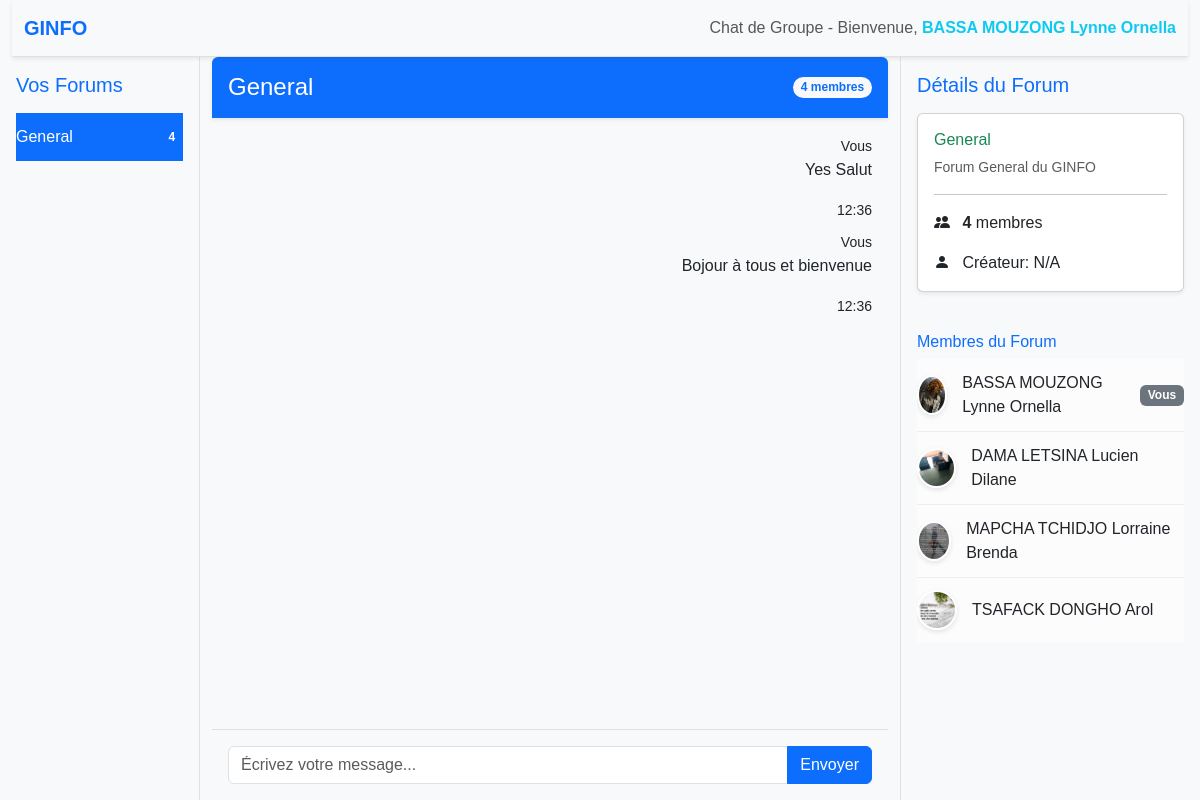
Screenshot of /forum/chat/1/ (signed in) with the database file from the repository.
### Etudiants/models.py (models this page shows, shortened)
class Etudiant(AbstractBaseUser,PermissionsMixin):
    matricule=models.CharField(max_length=10,unique=True,verbose_name="identifiant")
    nom=models.CharField(max_length=255,verbose_name="nom")
    prenom=models.CharField(max_length=255,verbose_name="prenom")
    password = models.CharField(max_length=10,verbose_name="mot de passe")
    annee=models.CharField(max_length=4,verbose_name="annee d'inscription",default=0)
    niveau=models.CharField(max_length=9,default=0,verbose_name="niveau")
    filiere =models.CharField(max_length=4,verbose_name="filiere",default=0)
    profil=models.CharField(max_length=255,verbose_name="profil")
    is_active = models.BooleanField(default=True)
    is_admin = models.BooleanField(default=False)
    is_staff= models.BooleanField(default=False)
    is_superuser = models.BooleanField(default=False)
    objects=EtudiantManager()
    USERNAME_FIELD="matricule"
    REQUIRED_FIELDS = ["password"]
    forums = models.ManyToManyField(
        'forum.Forum',  # <-- Référence le modèle Forum par son label d'application et son nom
        related_name='inscrit',
        blank=True,
        verbose_name="Forums d'appartenance"
    )
    class Meta:
        verbose_name = "Etudiant"
        verbose_name_plural = "Etudiants"
        ordering = ['nom', 'prenom']
    def get_full_name(self):
        return f"{self.nom} {self.prenom}"

### forum/models.py (models this page shows, shortened)
class Forum(models.Model):
    nom = models.CharField(max_length=15, unique=True, verbose_name="nom_forum")
    description = models.TextField(max_length=200, verbose_name="description_forum")
    profil = models.CharField(max_length=100, verbose_name="profil_forum")
    createur = models.ForeignKey(
        'Etudiants.Etudiant',
        on_delete=models.SET_NULL,
        related_name="forums_crees",
        null=True,
        blank=True,
        verbose_name="createur_forum"
    )
    membres = models.ManyToManyField(Etudiant, related_name='forums_rejoints', blank=True)
    class Meta:
        verbose_name = "Forum"
        verbose_name_plural = "Forums"
        ordering = ['nom']
    @property
    def nombre_membres(self):
        return self.membres.count()

### chat/models.py (models this page shows, shortened)
class MessageForum(models.Model):
    forum = models.ForeignKey(Forum, on_delete=models.CASCADE, related_name='messages')
    auteur = models.ForeignKey(Etudiant, on_delete=models.CASCADE)
    contenu = models.TextField()
    date_envoi = models.DateTimeField(auto_now_add=True)
    class Meta:
        ordering = ['date_envoi']  # Afficher les messages du plus ancien au plus récent

### forum/views.py (the view, shortened to what this page needs)
@login_required
def chat_room_view(request, forum_id):
    forum = get_object_or_404(Forum, id=forum_id)
    user = request.user
    messages = MessageForum.objects.filter(forum=forum).order_by('date_envoi')
    user_forums=[]
    if user.forums.filter(id=forum_id).exists():
       user_forums.append(forum) # Renommé pour clarté
    context = {
        'forum': forum,
        'messages': messages,
        'current_user_id': request.user.id,
        'user_forums': user_forums # Renommé pour clarté
    }
    return render(request, 'chat/chatforum.html', context)

### chat/templates/chat/chatforum.html (shortened to what this page needs)
{% load static %}
{% load my_filters%}
<!DOCTYPE html>
<html lang="fr">
<head>
    <link href="https://cdn.jsdelivr.net/npm/bootstrap@5.3.0/dist/css/bootstrap.min.css" rel="stylesheet">
    <link rel="stylesheet" href="{% static 'chat/css/chatgroup.css' %}">
</head>
<body>
    <div class="container-fluid d-flex flex-column h-100">
        <nav class="navbar navbar-expand-lg navbar-light bg-light border-bottom shadow-sm">
            <div class="container-fluid">
                <a class="navbar-brand text-primary fw-bold" href="#">GINFO</a>
                <span class="navbar-text ms-auto d-none d-md-block">
                    Chat de Groupe - Bienvenue, <strong class="text-info">{{ user.get_full_name|default:"Invité" }}</strong>
                </span>
            </div>
        </nav>
        <div class="row flex-grow-1 overflow-hidden">
            <div class="col-md-3 col-lg-2 bg-light border-end p-3 d-flex flex-column" id="forum-list-col">
                <h5 class="mb-3 text-primary">Vos Forums</h5>
                <ul class="list-group list-group-flush flex-grow-1 overflow-auto">
                    {% for f in user_forums %}
                        <a href="{% url 'chat_room' f.id %}" class="list-group-item list-group-item-action {% if forum and f.id == forum.id %}active{% endif %}">
                            {{ f.nom }} <span class="badge bg-primary rounded-pill ms-auto">{{ f.nombre_membres }}</span>
                        </a>
                    {% empty %}
                        <li class="list-group-item text-muted">Aucun forum rejoint.</li>
                    {% endfor %}
                </ul>
            </div>
            <div class="col-md-6 col-lg-7 d-flex flex-column chat-container">
                {% if forum %}
                    <div class="chat-header bg-primary text-white p-3 d-flex align-items-center justify-content-between rounded-top shadow-sm">
                        <h4 class="mb-0">{{ forum.nom }}</h4>
                        <span class="badge bg-light text-primary rounded-pill">{{ forum.nombre_membres }} membres</span>
                    </div>
                    <div class="chat-messages flex-grow-1 overflow-auto p-3" data-forum-id="{{ forum.id }}">
                        {% for message in messages %}
                            <div class="message {% if message.auteur.id == current_user_id %}sent text-end{% else %}received{% endif %} mb-2" data-message-id="{{ message.id }}">
                                <span class="sender-name"><small>{% if message.auteur.id == current_user_id %}Vous{% else %}{{ message.auteur.nom|first_word_capitalized }}{% endif %}</small></span>
                                <p class="message-content">{{ message.contenu }}</p>
                                <small class="message-time">{{ message.date_envoi|date:"H:i" }}</small>
                            </div>
                        {% empty %}
                            <p class="text-center text-muted">Aucun message pour l'instant. Soyez le premier à parler !</p>
                        {% endfor %}
                    </div>
                        {% if forum %}
                    <div class="chat-input p-3 bg-light border-top rounded-bottom">
                        <form action="{% url 'chat_room' forum.id %}" method="post">
                            {% endif %}
                        <div class="input-group">
                            <input type="textarea" id="messageInput" class="form-control" placeholder="Écrivez votre message..." name="message" required>
                            <input type="submit" class="btn btn-primary" id="sendMessageBtn" value="Envoyer">
                        </div></form>
                    </div>
                {% else %}
                    <div class="d-flex flex-column justify-content-center align-items-center h-100">
                        <h3 class="text-muted">Bienvenue dans le chat !</h3>
                        <p class="text-muted">Veuillez sélectionner un forum à gauche pour commencer à discuter.</p>
                    </div>
                {% endif %}
            </div>
            <div class="col-md-3 col-lg-3 bg-light border-start p-3 d-flex flex-column" id="forum-info-col">
                {% if forum %}
                    <h5 class="mb-3 text-primary">Détails du Forum</h5>
                    <div class="card shadow-sm mb-3">
                        <div class="card-body">
                            <h6 class="card-title text-success">{{ forum.nom }}</h6>
                            <p class="card-text text-muted small">{{ forum.description }}</p>
                            <hr>
                            <p class="card-text">
                                <i class="bi bi-people-fill me-2"></i>
                                <span class="fw-bold">{{ forum.nombre_membres }}</span> membres
                            </p>
                            <p class="card-text">
                                <i class="bi bi-person-fill me-2"></i>
                                Créateur: {{ forum.createur.get_full_name|default:"N/A" }}
                            </p>
                        </div>
                    </div>
                    <h6 class="mt-4 mb-2 text-primary">Membres du Forum</h6>
                    <ul class="list-group list-group-flush overflow-auto flex-grow-1">
                        {% for membre in forum.membres.all %}
                            <li class="list-group-item d-flex align-items-center">
                                <img src="{% static 'geinfo/img/profils/'%}{{membre.profil}}" alt="Avatar" class="profile-img">
                                {{ membre.get_full_name }}
                                {% if membre.id == user.id %}
                                    <span class="badge bg-secondary ms-auto">Vous</span>
                                {% endif %}
                            </li>
                        {% empty %}
                            <li class="list-group-item text-muted">Aucun membre.</li>
                        {% endfor %}
                    </ul>
                {% else %}
                    <div class="text-center text-muted">
                        <p class="mt-5">Sélectionnez un forum pour voir ses informations.</p>
                    </div>
                {% endif %}
            </div>
        </div>
    </div>
    <link rel="stylesheet" href="https://cdn.jsdelivr.net/npm/bootstrap-icons@1.10.5/font/bootstrap-icons.css">
</html>

### chat/static/chat/css/chatgroup.css (style rules this page uses)
:root { --nexus-bg-light: #f8f9fa; --nexus-bg-white: #ffffff; --nexus-border-color: #dee2e6; --nexus-primary: #007bff; --nexus-text-muted: #6c757d; --nexus-active-bg: #e9ecef; }
html, body { height: 100%; margin: 0; font-family: Arial, sans-serif; background-color: var(--nexus-bg-light); }
.navbar { z-index: 1020; box-shadow: 0 2px 4px rgba(0,0,0,.04); }

### chat/templates/chat/chatforum.html (style rules this page uses)
.list-group-item { background-color: rgba(255, 255, 255, 0.6); border: none; padding: 12px 0; display: flex; align-items: center; border-bottom: 1px solid rgba(0, 0, 0, 0.05); }
.list-group-item:last-child { border-bottom: none; }
.list-group-item img.profile-img { width: 40px; height: 40px; border-radius: 50%; object-fit: cover; margin-right: 15px; border: 2px solid rgba(255, 255, 255, 0.7); box-shadow: 0 2px 5px rgba(0,0,0,0.1); }

### rows the page displays
Etudiant: get_full_name "BASSA MOUZONG Lynne Ornella", profil (picture), shows "Vous"
Forum: nom "General", nombre_membres "4", description "Forum General du GINFO", createur.get_full_name "N/A"
MessageForum: shows "Vous", contenu "Yes Salut", date_envoi "12:36"
MessageForum: shows "Vous", contenu "Bojour à tous et bienvenue", date_envoi "12:36"
Etudiant: profil (picture), get_full_name "DAMA LETSINA Lucien Dilane"
Etudiant: profil (picture), get_full_name "MAPCHA TCHIDJO Lorraine Brenda"
Etudiant: profil (picture), get_full_name "TSAFACK DONGHO Arol"
